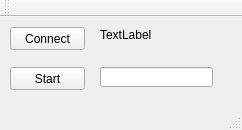
<?xml version="1.0" encoding="UTF-8"?>
<ui version="4.0">
 <class>MainWindow</class>
 <widget class="QMainWindow" name="MainWindow">
  <property name="geometry">
   <rect>
    <x>0</x>
    <y>0</y>
    <width>242</width>
    <height>130</height>
   </rect>
  </property>
  <property name="windowTitle">
   <string>MainWindow</string>
  </property>
  <widget class="QWidget" name="centralWidget">
   <widget class="QPushButton" name="pushButtonConnect">
    <property name="geometry">
     <rect>
      <x>10</x>
      <y>10</y>
      <width>75</width>
      <height>23</height>
     </rect>
    </property>
    <property name="text">
     <string>Connect</string>
    </property>
   </widget>
   <widget class="QPushButton" name="pushButtonStart">
    <property name="geometry">
     <rect>
      <x>10</x>
      <y>50</y>
      <width>75</width>
      <height>23</height>
     </rect>
    </property>
    <property name="text">
     <string>Start</string>
    </property>
   </widget>
   <widget class="QLineEdit" name="lineEditInterval">
    <property name="geometry">
     <rect>
      <x>100</x>
      <y>50</y>
      <width>113</width>
      <height>20</height>
     </rect>
    </property>
   </widget>
   <widget class="QLabel" name="labelStatus">
    <property name="geometry">
     <rect>
      <x>100</x>
      <y>10</y>
      <width>101</width>
      <height>16</height>
     </rect>
    </property>
    <property name="text">
     <string>TextLabel</string>
    </property>
   </widget>
  </widget>
  <widget class="QMenuBar" name="menuBar">
   <property name="geometry">
    <rect>
     <x>0</x>
     <y>0</y>
     <width>242</width>
     <height>21</height>
    </rect>
   </property>
  </widget>
  <widget class="QToolBar" name="mainToolBar">
   <attribute name="toolBarArea">
    <enum>TopToolBarArea</enum>
   </attribute>
   <attribute name="toolBarBreak">
    <bool>false</bool>
   </attribute>
  </widget>
  <widget class="QStatusBar" name="statusBar"/>
 </widget>
 <layoutdefault spacing="6" margin="11"/>
 <resources/>
 <connections/>
</ui>
